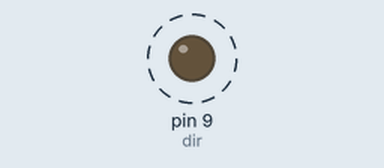
The sketch below on a simulated Arduino Uno, built with avr-gcc and run on an emulated ATmega328P. Parts: output pins drawn as LEDs (lit = HIGH). Dashed ring = blinking. Pins used as bus, display or sensor lines are not drawn.

Above: at 1.3 s.
Timing chart, 0 to 5.8 s (numbered marks = the images above):
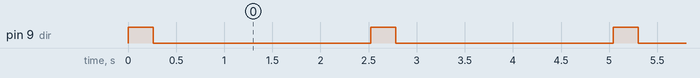

The sketch:

Floppy_de_disquete.ino
```cpp
/*
  O pino clock deve ser ligado ao pino STEP do drive(sinalizado de amarelo).
  E o pino DIR ao próprio DIR do drive (sinalizado de verde).
 */


int clock = 8;
int dir = 9;
int tempo =5;
int steps =25;

// the setup routine runs once when you press reset:
void setup() {
  // initialize the digital pins as an output.
  pinMode(clock, OUTPUT);
  pinMode(dir,OUTPUT);
}

// the loop routine runs over and over again forever:
void loop() {


  //Move para frente

  digitalWrite(dir,HIGH);

  for(int i=0;i<=steps;i++){
  digitalWrite(clock, HIGH);
  delay(tempo);
  digitalWrite(clock, LOW);
  delay(tempo);
  }


  //Move para trás

   digitalWrite(dir,LOW);

   delay(1000);

  for(int i=0;i<=steps;i++){
  digitalWrite(clock, HIGH);
  delay(tempo);
  digitalWrite(clock, LOW);
  delay(tempo);
  }

  delay(1000);
}
```

Measured:
- by itself, pin 9 (dir): alternates HIGH for 0.26 s and LOW for 2.3 s
